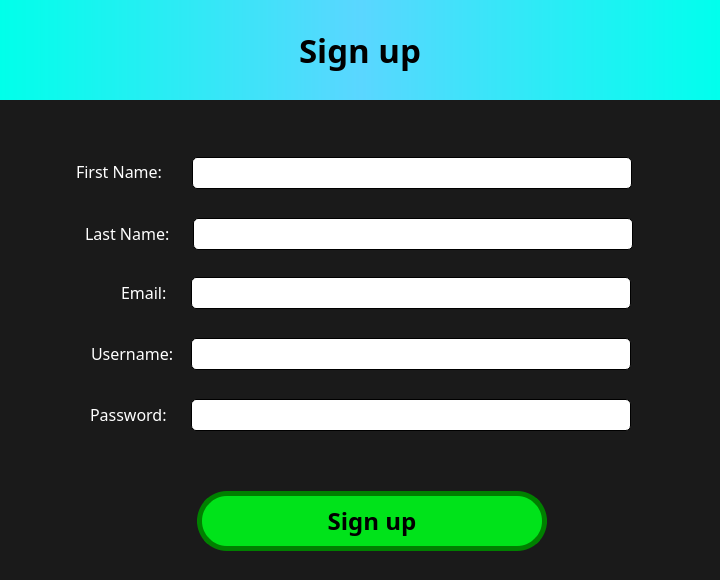
<?xml version="1.0" encoding="UTF-8"?>
<ui version="4.0">
 <class>Signup</class>
 <widget class="QMainWindow" name="Signup">
  <property name="geometry">
   <rect>
    <x>0</x>
    <y>0</y>
    <width>720</width>
    <height>580</height>
   </rect>
  </property>
  <property name="minimumSize">
   <size>
    <width>720</width>
    <height>580</height>
   </size>
  </property>
  <property name="maximumSize">
   <size>
    <width>720</width>
    <height>580</height>
   </size>
  </property>
  <property name="windowTitle">
   <string>Sign up</string>
  </property>
  <property name="windowIcon">
   <iconset>
    <normaloff>../IMG/LOCK.ico</normaloff>../IMG/LOCK.ico</iconset>
  </property>
  <property name="styleSheet">
   <string notr="true">#centralwidget{
background-color: #1a1a1a;
}</string>
  </property>
  <property name="iconSize">
   <size>
    <width>16</width>
    <height>16</height>
   </size>
  </property>
  <widget class="QWidget" name="centralwidget">
   <widget class="QLineEdit" name="password">
    <property name="geometry">
     <rect>
      <x>191</x>
      <y>399</y>
      <width>440</width>
      <height>32</height>
     </rect>
    </property>
    <property name="font">
     <font>
      <family>Source Code Pro</family>
      <pointsize>12</pointsize>
     </font>
    </property>
    <property name="styleSheet">
     <string notr="true">background-color: white;
color: black;
border: 0.5px solid black;
border-radius: 5px;</string>
    </property>
    <property name="maxLength">
     <number>20</number>
    </property>
    <property name="echoMode">
     <enum>QLineEdit::Password</enum>
    </property>
   </widget>
   <widget class="QLabel" name="label_2">
    <property name="geometry">
     <rect>
      <x>91</x>
      <y>343</y>
      <width>87</width>
      <height>21</height>
     </rect>
    </property>
    <property name="font">
     <font>
      <family>Source Code Pro</family>
      <pointsize>12</pointsize>
     </font>
    </property>
    <property name="styleSheet">
     <string notr="true">color: white;</string>
    </property>
    <property name="text">
     <string>Username:</string>
    </property>
   </widget>
   <widget class="QLineEdit" name="username">
    <property name="geometry">
     <rect>
      <x>191</x>
      <y>338</y>
      <width>440</width>
      <height>32</height>
     </rect>
    </property>
    <property name="font">
     <font>
      <family>Source Code Pro</family>
      <pointsize>12</pointsize>
     </font>
    </property>
    <property name="styleSheet">
     <string notr="true">background-color: white;
color: black;
border: 0.5px solid black;
border-radius: 5px;</string>
    </property>
    <property name="maxLength">
     <number>20</number>
    </property>
   </widget>
   <widget class="QLineEdit" name="firstName">
    <property name="geometry">
     <rect>
      <x>192</x>
      <y>157</y>
      <width>440</width>
      <height>32</height>
     </rect>
    </property>
    <property name="font">
     <font>
      <family>Source Code Pro</family>
      <pointsize>12</pointsize>
     </font>
    </property>
    <property name="styleSheet">
     <string notr="true">background-color: white;
color: black;
border: 0.5px solid black;
border-radius: 5px;</string>
    </property>
    <property name="maxLength">
     <number>20</number>
    </property>
   </widget>
   <widget class="QLineEdit" name="lastName">
    <property name="geometry">
     <rect>
      <x>193</x>
      <y>218</y>
      <width>440</width>
      <height>32</height>
     </rect>
    </property>
    <property name="font">
     <font>
      <family>Source Code Pro</family>
      <pointsize>12</pointsize>
     </font>
    </property>
    <property name="styleSheet">
     <string notr="true">background-color: white;
color: black;
border: 0.5px solid black;
border-radius: 5px;</string>
    </property>
    <property name="maxLength">
     <number>20</number>
    </property>
   </widget>
   <widget class="QLabel" name="label_6">
    <property name="geometry">
     <rect>
      <x>0</x>
      <y>0</y>
      <width>720</width>
      <height>100</height>
     </rect>
    </property>
    <property name="font">
     <font>
      <family>Source Code Pro</family>
      <pointsize>25</pointsize>
      <weight>75</weight>
      <bold>true</bold>
     </font>
    </property>
    <property name="styleSheet">
     <string notr="true">background-color: qlineargradient(spread:pad, x1:0, y1:0.5, x2:1, y2:0.5, stop:0 rgba(0, 255, 234, 255), stop:0.5 rgba(90, 214, 255, 255), stop:1 rgba(0, 255, 237, 255));
color: black;</string>
    </property>
    <property name="text">
     <string>Sign up</string>
    </property>
    <property name="alignment">
     <set>Qt::AlignCenter</set>
    </property>
   </widget>
   <widget class="QLabel" name="label_3">
    <property name="geometry">
     <rect>
      <x>90</x>
      <y>404</y>
      <width>87</width>
      <height>21</height>
     </rect>
    </property>
    <property name="font">
     <font>
      <family>Source Code Pro</family>
      <pointsize>12</pointsize>
     </font>
    </property>
    <property name="styleSheet">
     <string notr="true">color: white;</string>
    </property>
    <property name="text">
     <string>Password:</string>
    </property>
   </widget>
   <widget class="QLineEdit" name="email">
    <property name="geometry">
     <rect>
      <x>191</x>
      <y>277</y>
      <width>440</width>
      <height>32</height>
     </rect>
    </property>
    <property name="font">
     <font>
      <family>Source Code Pro</family>
      <pointsize>12</pointsize>
     </font>
    </property>
    <property name="styleSheet">
     <string notr="true">background-color: white;
color: black;
border: 0.5px solid black;
border-radius: 5px;</string>
    </property>
    <property name="maxLength">
     <number>128</number>
    </property>
    <property name="echoMode">
     <enum>QLineEdit::Normal</enum>
    </property>
   </widget>
   <widget class="QPushButton" name="signupBtn">
    <property name="geometry">
     <rect>
      <x>197</x>
      <y>491</y>
      <width>350</width>
      <height>60</height>
     </rect>
    </property>
    <property name="minimumSize">
     <size>
      <width>350</width>
      <height>60</height>
     </size>
    </property>
    <property name="maximumSize">
     <size>
      <width>350</width>
      <height>60</height>
     </size>
    </property>
    <property name="font">
     <font>
      <family>Source Code Pro</family>
      <pointsize>18</pointsize>
      <weight>75</weight>
      <bold>true</bold>
     </font>
    </property>
    <property name="cursor">
     <cursorShape>PointingHandCursor</cursorShape>
    </property>
    <property name="styleSheet">
     <string notr="true">QPushButton{
background-color: #00e31a;
color: black;
border: 5px solid green;
border-radius: 30px;
}
QPushButton:hover{
background-color: #00ff1c;
}</string>
    </property>
    <property name="text">
     <string>Sign up</string>
    </property>
   </widget>
   <widget class="QLabel" name="label_4">
    <property name="geometry">
     <rect>
      <x>76</x>
      <y>161</y>
      <width>106</width>
      <height>21</height>
     </rect>
    </property>
    <property name="font">
     <font>
      <family>Source Code Pro</family>
      <pointsize>12</pointsize>
     </font>
    </property>
    <property name="styleSheet">
     <string notr="true">color: white;</string>
    </property>
    <property name="text">
     <string>First Name:</string>
    </property>
   </widget>
   <widget class="QLabel" name="label_5">
    <property name="geometry">
     <rect>
      <x>85</x>
      <y>223</y>
      <width>96</width>
      <height>21</height>
     </rect>
    </property>
    <property name="font">
     <font>
      <family>Source Code Pro</family>
      <pointsize>12</pointsize>
     </font>
    </property>
    <property name="styleSheet">
     <string notr="true">color: white;</string>
    </property>
    <property name="text">
     <string>Last Name:</string>
    </property>
   </widget>
   <widget class="QLabel" name="label">
    <property name="geometry">
     <rect>
      <x>121</x>
      <y>282</y>
      <width>58</width>
      <height>21</height>
     </rect>
    </property>
    <property name="font">
     <font>
      <family>Source Code Pro</family>
      <pointsize>12</pointsize>
     </font>
    </property>
    <property name="styleSheet">
     <string notr="true">color: white;</string>
    </property>
    <property name="text">
     <string>Email:</string>
    </property>
   </widget>
  </widget>
 </widget>
 <resources/>
 <connections/>
</ui>
